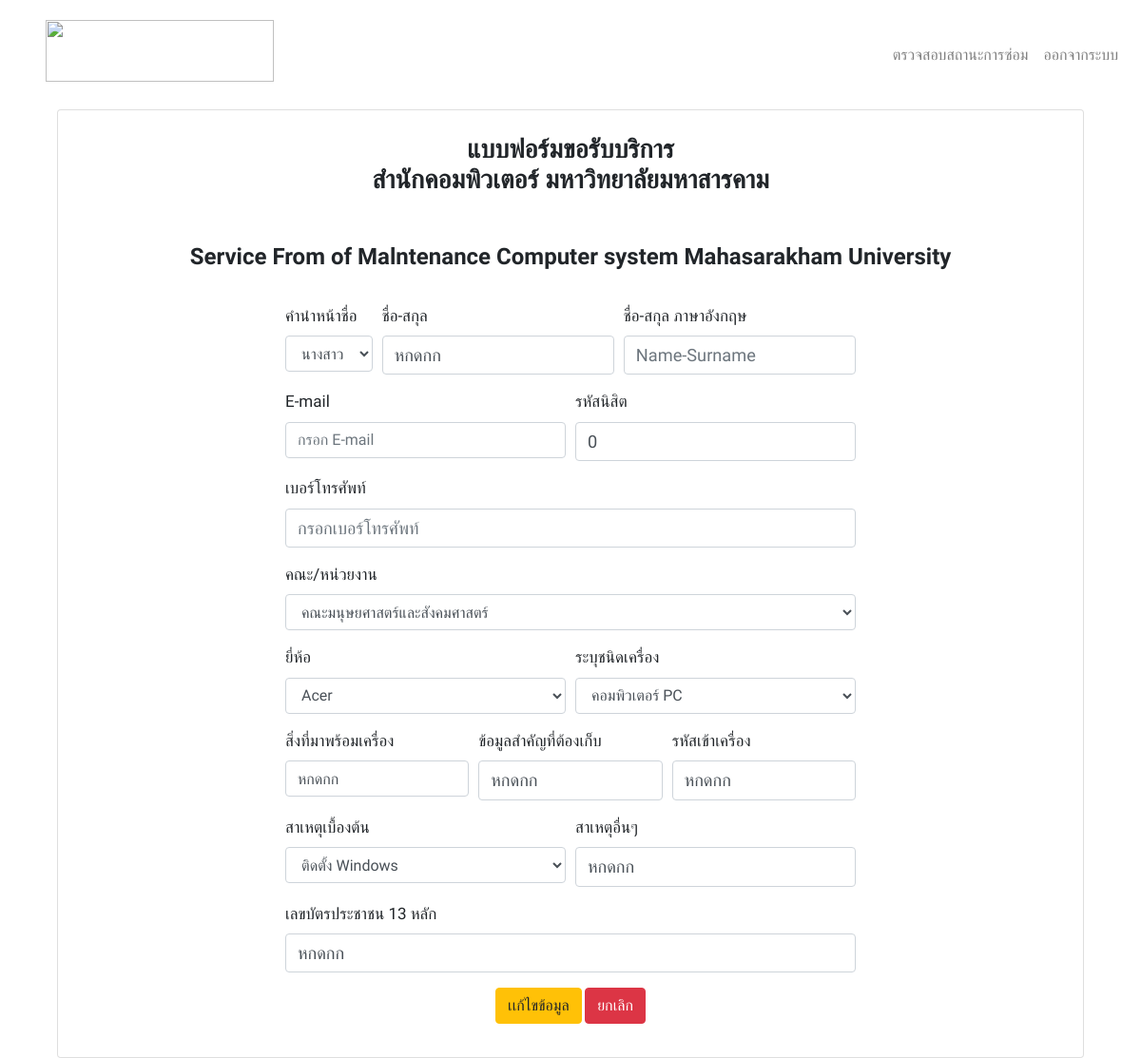
The app's page /forms_update.php?sr_id=22 with its own data.
### tables this page shows
CREATE TABLE `services_requests` (
  `sr_id` int(11) NOT NULL COMMENT 'ไอดีการขอรับบริการ',
  `tid` int(11) NOT NULL COMMENT 'ไอดีคำนำหน้าผู้ขอรับบริการ',
  `sr_u_fname_th` varchar(100) NOT NULL COMMENT 'ชื่อผู้ขอรับบริการ ไทย',
  `sr_u_fname_en` varchar(100) NOT NULL COMMENT 'ชื่อผู้ขอรับบริการ อังกฤษ',
  `sr_email` varchar(100) NOT NULL COMMENT 'อีเมล ',
  `sr_tel` varchar(20) NOT NULL COMMENT 'เบอร์โทรศัพท์',
  `dep_id` int(11) NOT NULL COMMENT 'ไอดีของคณะผู้ขอรับบริการ',
  `bid` int(11) NOT NULL COMMENT 'brand ของผู้ขอรับบริการ',
  `mtype_id` int(11) NOT NULL COMMENT 'ไอดีชนิดเครื่อง ของผู้ขอรับบริการ',
  `sr_item_user` text NOT NULL COMMENT 'สิ่งที่มาพร้อมเครื่อง',
  `sr_Important_data` text NOT NULL COMMENT 'ข้อมูลสำคัญที่ต้องเก็บ',
  `sr_password_machine` text NOT NULL COMMENT 'รหัสเข้าเครื่อง',
  `cid` int(11) NOT NULL COMMENT 'สาเหตุเบื้องต้น',
  `sr_c_orther` text NOT NULL COMMENT 'สาเหตุอื่นๆ',
  `sr_id_card_number` varchar(20) DEFAULT '0' COMMENT 'เลขบัตรประชาชน 13 หลัก',
  `ut_id` int(11) NOT NULL COMMENT 'รปะเภทของผู้ขอรับบริการ',
  `sr_machine_number` varchar(100) DEFAULT NULL COMMENT 'หมายเลขเครื่อง',
  `sr_user_position` varchar(100) DEFAULT NULL COMMENT 'ตำแหน่ง กรณีผู้ขอรับบริการ ไม่ใช่นิสต',
  `sr_std_id` varchar(20) NOT NULL DEFAULT '0' COMMENT 'รหัสนิสิต'
);

### forms_update.php (the view, shortened to what this page needs)
<?php
if (isset($_GET["sr_id"])) {
    $sr_id = $_GET["sr_id"];
    ?>
<!doctype html>
<html lang="en">
<head>
    <link rel="stylesheet" href="https://cdn.jsdelivr.net/npm/bootstrap@4.5.3/dist/css/bootstrap.min.css"
>
</head>
<body>
    <table width="90%" height="600" align="center" cellpadding="0" cellspacing="0">
        <nav class="navbar navbar-expand-lg navbar navbar-light bg-ligh">
            <nav class="navbar navbar navbar-light bg-ligh">
                <a class="navbar-brand" href="t.php">
                    <img class="mb-2" src="img/logo.png" alt="" width="240" height="65">
                </a>
            </nav>
            <div class="collapse navbar-collapse" id="navbarSupportedContent">
                <ul class="navbar-nav ml-auto mt-2 mt-lg-0">
                    <li class="nav-item active">
                    <li class="nav-item">
                        <a class="nav-link" href="t.php">ตรวจสอบสถานะการซ่อม<span class="sr-only">(current)</span></a>
                    <li class="nav-item">
                        <a class="nav-link" href="login.php">ออกจากระบบ<span class="sr-only">(current)</span></a>
                    </li>
                </ul>
            </div>
        </nav>
        <td align="left" bgcolor="#FFFFFF">
            <div class="card ">
                <h2>แบบฟอร์มขอรับบริการ
                    <br>สำนักคอมพิวเตอร์ มหาวิทยาลัยมหาสารคาม
                </h2>
                <h4>Service From of Malntenance Computer system Mahasarakham University</h4>
                <?php
include_once "./connect_db.php";
    ?>
                <form action="update_data.php" method="post">
                    <?php
$sql_i = "SELECT * FROM services_requests WHERE sr_id='$sr_id'";
    $result_i = mysqli_query($conn, $sql_i);
    while ($item = mysqli_fetch_assoc($result_i)) {
        ?>
                    <div class="form-row">
                        <div class="form-group col-md-2">
                            <label for="title_name">คำนำหน้าชื่อ</label>
                            <select id="tid" required name="tid" class="form-control">
                                <?php
$sql = "SELECT * FROM title_name";
        $result = mysqli_query($conn, $sql);
        while ($row = mysqli_fetch_assoc($result)) {?>
                                <option value="<?=$row["tid"];?>" <?php
if ($item["tid"] = $row["tid"]) {
            echo "selected";
        }
            ?>><?=$row["tname"];?></option>
                                <?php
}
        ?>
                            </select>
                        </div>
                        <div class="form-group col-md-5">
                            <label for="inputEmail4">ชื่อ-สกุล</label>
                            <input required type="text" class="form-control" name="sr_u_fname_th"
                                placeholder="กรอกชื่อ-นามสกุล" value="<?=$item["sr_u_fname_th"];?>">
                        </div>
                        <div class="form-group col-md-5">
                            <label for="inputPassword4">ชื่อ-สกุล ภาษาอังกฤษ</label>
                            <input type="text" class="form-control" value="<?=$item["sr_u_fname_en"];?>"
                                name="sr_u_fname_en" required placeholder="Name-Surname">
                        </div>
                        <div class="form-group col-md-6">
                            <label for="inputEmail4">E-mail</label>
                            <input type="email" class="form-control" value="<?=$item["sr_email"];?>" name="sr_email"
                                required placeholder="กรอก E-mail">
                        </div>
                        <div class="form-group col-md-6">
                            <label for="inputPassword4">รหัสนิสิต</label>
                            <input type="text" required class="form-control" value="<?=$item["sr_std_id"];?>"
                                name="sr_std_id" placeholder="กรอกรหัสนิสิต">
                        </div>
                        <div class="form-group col-md-12">
                            <label for="inputPassword4">เบอร์โทรศัพท์</label>
                            <input type="text" required class="form-control" value="<?=$item["sr_tel"];?>" name="sr_tel"
                                placeholder="กรอกเบอร์โทรศัพท์">
                        </div>
                    </div>
                    <div class="form-group col-md-15">
                        <label for="Dep">คณะ/หน่วยงาน</label>
                        <select required name="dep_id" class="form-control">
                            <?php
        $sql = "SELECT * FROM department";
        $rs = mysqli_query($conn, $sql);
        while ($data = mysqli_fetch_array($rs)) {
            ?>
                            <option value="<?=$data['dep_id'];?>" <?php
if ($data['dep_id'] == $item['dep_id']) {
                echo "selected";
            }
            ?>><?=$data['dep_name'];?></option>
                            <?php }?>
                        </select>
                    </div>
                    <div class="form-row">
                        <div class="form-group col-md-6">
                            <label for="brand">ยี่ห้อ</label>
                            <select required name="bid" class="form-control">
                                <?php
        $sql = "SELECT * FROM brand";
        $rs = mysqli_query($conn, $sql);
        while ($data = mysqli_fetch_array($rs)) {
            ?>
                                <option value="<?=$data['bid'];?>" <?php
if ($data['bid'] == $item['bid']) {
                echo "selected";
            }
            ?>><?=$data['bname'];?></option>
                                <?php }?>
                            </select>
                        </div>
                        <div class="col-md-6">
                            <label for="machine_type">ระบุชนิดเครื่อง</label>
                            <select required name="mtype_id" class="form-control">
                                <?php
        $sql = "SELECT * FROM machine_type";
        $rs = mysqli_query($conn, $sql);
        while ($data = mysqli_fetch_array($rs)) {
            ?>
                                <option value="<?=$data['mtype_id'];?>" <?php
if ($data['mtype_id'] == $item['mtype_id']) {
                echo "selected";
            }
            ?>><?=$data['mtype_name'];?></option>
                                <?php }?>
                            </select>
                        </div>
                        <div class="form-group col-md-4">
                            <label for="inputEmail4">สิ่งที่มาพร้อมเครื่อง</label>
                            <input type="nameincluded" class="form-control" required
                                value="<?=$item["sr_u_fname_th"];?>" name="sr_item_user"
                                placeholder="ไม่มีให้ใส่เครื่องหมาย">
                        </div>
                        <div class="form-group col-md-4">
                            <label for="inputCity">ข้อมูลสำคัญที่ต้องเก็บ</label>
                            <input type="text" class="form-control" required value="<?=$item["sr_u_fname_th"];?>"
                                name="sr_Important_data" placeholder="เช่น Drive D">
                        </div>
                        <div class="form-group col-md-4">
                            <label for="inputCity">รหัสเข้าเครื่อง</label>
                            <input type="text" value="<?=$item["sr_u_fname_th"];?>" name="sr_password_machine" required
                                class="form-control" placeholder="ไม่มีให้ใส่เครื่องหมาย(-)">
                        </div>
                        <div class="col-md-6">
                            <label for="cause">สาเหตุเบื้องต้น</label>
                            <select id="" name="cid" required class="form-control">
                                <?php
        $sql = "SELECT * FROM cause";
        $rs = mysqli_query($conn, $sql);
        while ($data = mysqli_fetch_array($rs)) {
            ?>
                                <option value="<?=$data['cid'];?>" <?php
if ($data['cid'] == $item['cid']) {
                echo "selected";
            }
            ?>><?=$data['cname'];?></option>
                                <?php }?>
                            </select>
                        </div>
                        <div class="form-group col-md-6">
                            <label for="inputCity">สาเหตุอื่นๆ</label>
                            <input required type="text" value="<?=$item["sr_u_fname_th"];?>" name="sr_c_orther"
                                class="form-control" placeholder="ไม่มีให้ใส่เครื่องหมาย(-)">
                        </div>
                        <div class="form-group col-md-12">
                            <label for="inputCity">เลขบัตรประชาชน 13 หลัก</label>
                            <input type="text" required class="form-control" value="<?=$item["sr_u_fname_th"];?>"
                                name="sr_id_card_number" placeholder="เฉพาะนิสิตที่นำมาติดตั้ง Windows/Microsoft 365">
                        </div>
                    </div>
                    <div align="center">
                        <button type="submit" value="<?=$item["sr_u_fname_th"];?>" name="update_C1_tSubmit"
                            class="btn btn-warning">เเก้ไขข้อมูล</button>
                        <a href="./index.php" type="button" class="btn btn-danger">ยกเลิก</a>
                    </div>
                    <?php
}
    ?>
                </form>
        </td>
        <?php
}
?>

### forms_update.php (style rules this page uses)
input[type="text"] { font-size: 1.3em; }
h2 { margin: 25px 10px; font-weight: bold; font-family: 'Prompt', sans-serif; text-align: center; font-size: 27px; }
form { display: block; border: 0px solid red; padding: 0 0 25px 0; width: 600px; font-family: 'Prompt', sans-serif; font-size: 14px; margin: 10px auto; border-radius: 20px; }
a { font-family: 'Prompt', sans-serif; }
h4 { margin: 25px 10px; font-weight: bold; font-family: 'Prompt', sans-serif; text-align: center; }
label { font-size: 17px; }

### records on screen
services_requests: sr_u_fname_th "หกดกก", sr_std_id "0", sr_item_user "หกดกก", sr_Important_data "หกดกก", sr_password_machine "หกดกก", sr_c_orther "หกดกก", sr_id_card_number "หกดกก"

### other values on screen
form field tid "นางสาว"
form field dep_id "คณะมนุษยศาสตร์และสังคมศาสตร์"
form field bid "Acer"
form field mtype_id "คอมพิวเตอร์ PC"
form field cid "ติดตั้ง Windows"
